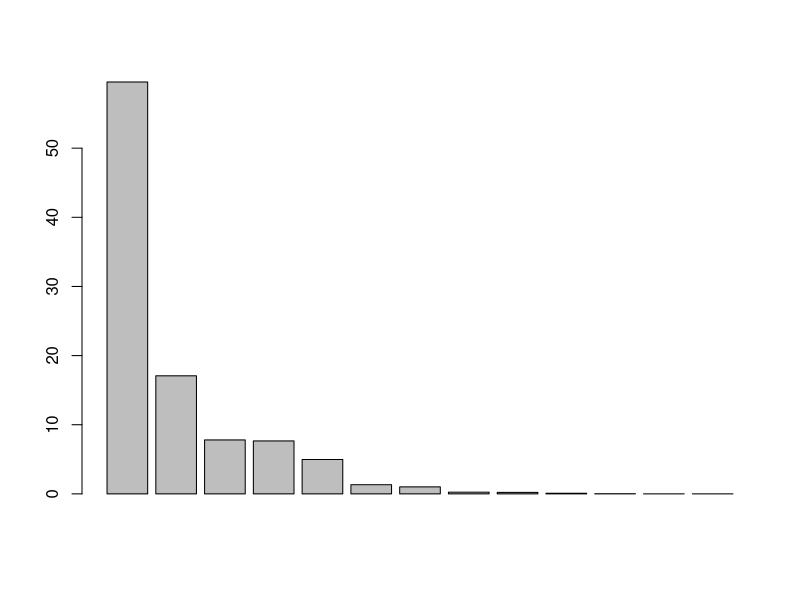
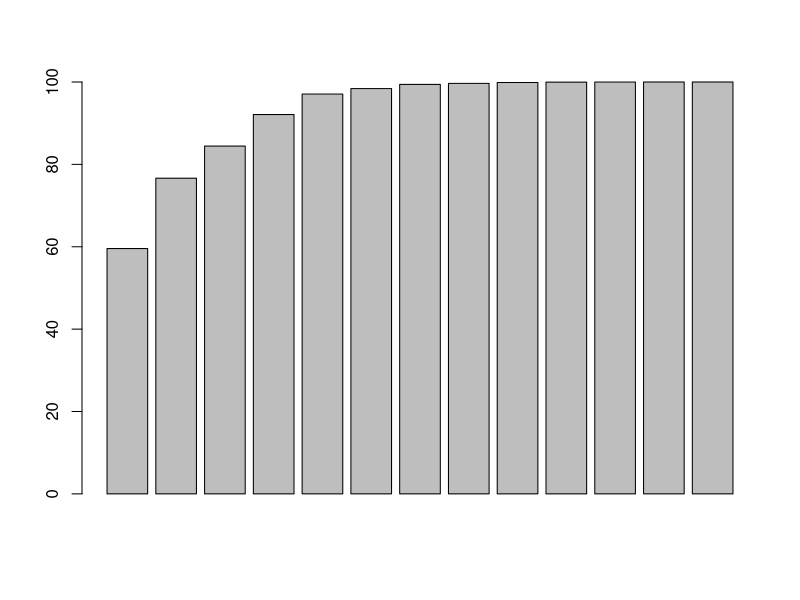
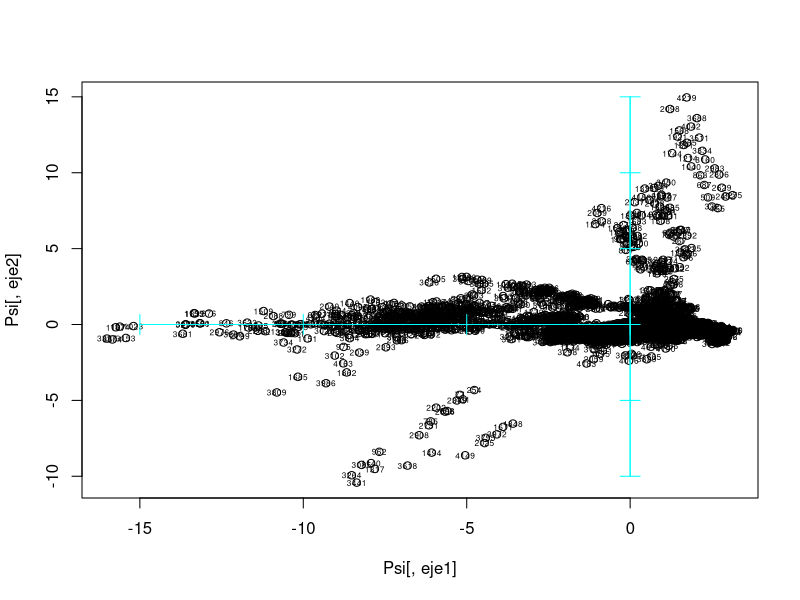
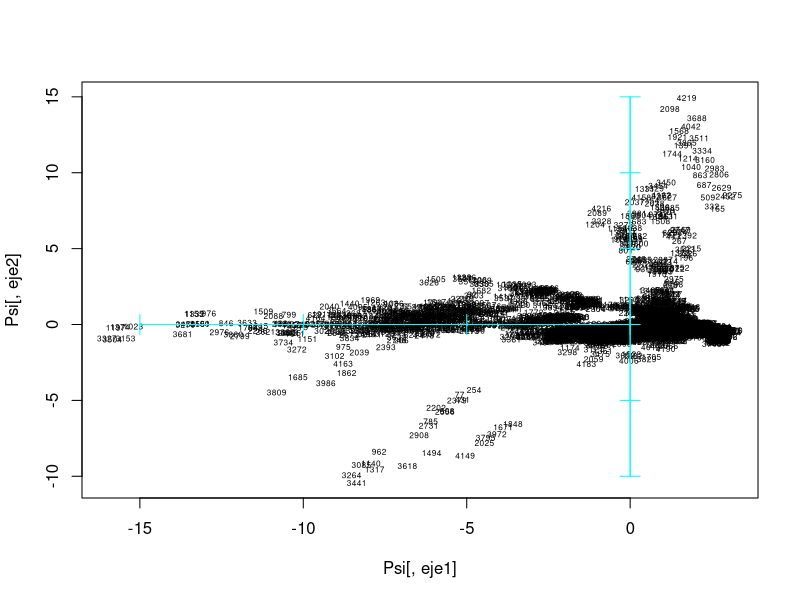
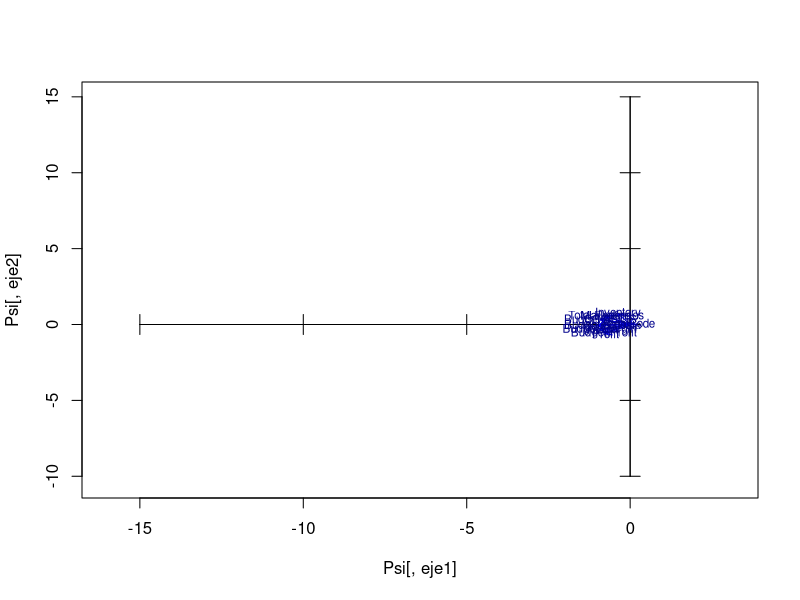
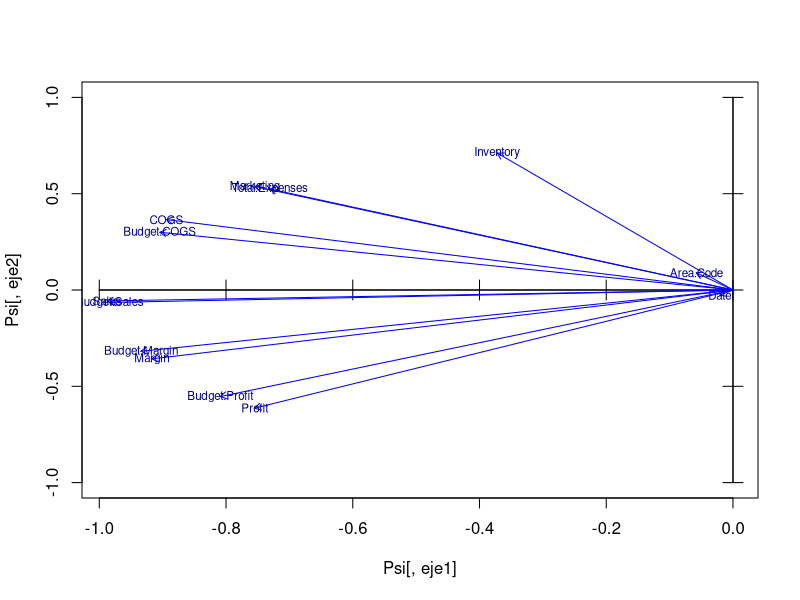
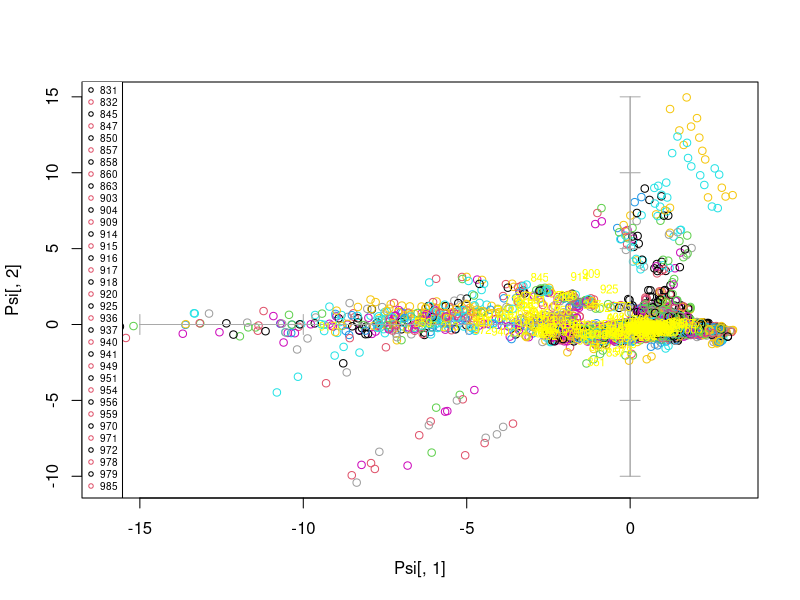
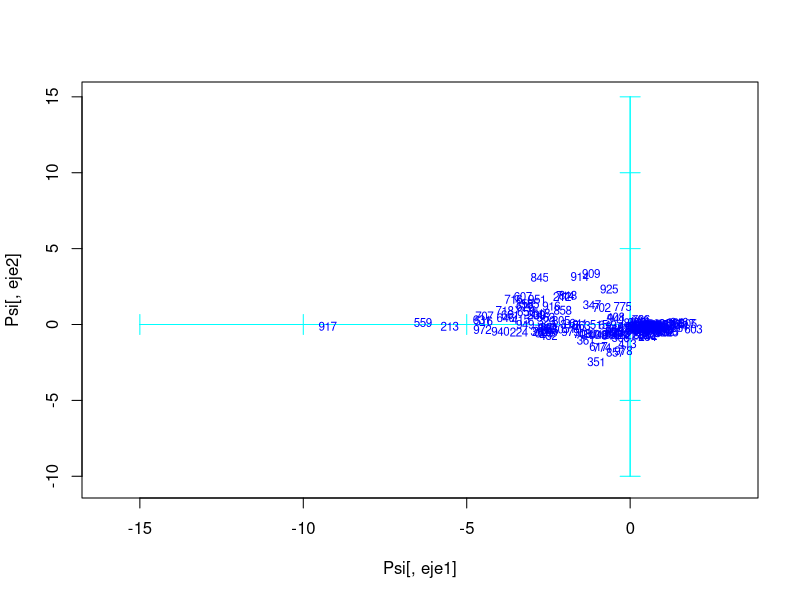

Generate these figures, in order, with R:

#PREREQUISITES: 
#factors are properly labelled and reading data makes R to directly recognize them
#Numerical variables do not contain missing values anymore. They have been imputed in preprocessing step

#  READING CREDSCO_BIN
# load("d:/karina/docencia/sreferenciesppt/16.AssociatiusVisualitzacio/MultivariateAnalysis/PracticaR/credscok_bin")
setwd("~/Documents/class/stats-programming/week-7")
dd <- read.table("Coffee.csv",header=T, sep=",");

names(dd)

#alternatively 
#dd<- <your-data-frame>

objects()
attributes(dd)

#
# VISUALISATION OF DATA
#
# PRINCIPAL COMPONENT ANALYSIS OF CONTINcUOUS VARIABLES, WITH Dictamen PROJECTED AS ILLUSTRATIVE
#

# CREATION OF THE DATA FRAME OF CONTINUOUS VARIABLES

attach(dd)
names(dd)

#is R understanding well my factor variables?
sapply(dd,class)

#set a list of numerical variables (with no missing values)


numeriques<-which(sapply(dd,is.numeric))
numeriques

dcon<-dd[,numeriques]
sapply(dcon,class)

#dcon <- data.frame (Antiguedad.Trabajo,Plazo,Edad,Gastos,Ingresos,Patrimonio,Cargas.patrimoniales,Importe.solicitado,Precio.del.bien.financiado,Estalvi, RatiFin)

#alternatively
#dim(dd)
#indexCon<-c(2,4:5,9:16)
#dcon<-dd[,indexCon]
#names(dcon)

#be sure you don't have missing data in your numerical variables.

#in case of having missing data, select complete rows JUST TO FOLLOW THE CLASS
#dd<-dd[!is.na(dd[,indecCon[1]])& !is.na(dd[,indecCon[2]]) & !is.na(dd[,indecCon[3]])& !is.na(dd[,indecCon[4]]),]
#then preprocess your complete data set to IMPUTE all missing data, and reproduce
#the whole analysis again
# PRINCIPAL COMPONENT ANALYSIS OF dcon

pc1 <- prcomp(dcon, scale=TRUE)
class(pc1)
attributes(pc1)

print(pc1)

str(pc1)


# WHICH PERCENTAGE OF THE TOTAL INERTIA IS REPRESENTED IN SUBSPACES?

pc1$sdev
inerProj<- pc1$sdev^2 
inerProj
totalIner<- sum(inerProj)
totalIner
pinerEix<- 100*inerProj/totalIner
pinerEix
barplot(pinerEix)

#Cummulated Inertia in subspaces, from first principal component to the 11th dimension subspace
barplot(100*cumsum(pc1$sdev[1:dim(dcon)[2]]^2)/dim(dcon)[2])
percInerAccum<-100*cumsum(pc1$sdev[1:dim(dcon)[2]]^2)/dim(dcon)[2]
percInerAccum


# SELECTION OF THE SINGIFICNT DIMENSIONS (keep 80% of total inertia)

nd = 6

print(pc1)
attributes(pc1)
pc1$rotation

# STORAGE OF THE EIGENVALUES, EIGENVECTORS AND PROJECTIONS IN THE nd DIMENSIONS
View(pc1$x)
dim(pc1$x)
dim(dcon)
dcon[2000,]
pc1$x[2000,]

Psi = pc1$x[,1:nd]
dim(Psi)
Psi[2000,]

# STORAGE OF LABELS FOR INDIVIDUALS AND VARIABLES

iden = row.names(dcon)
etiq = names(dcon)
ze = rep(0,length(etiq)) # WE WILL NEED THIS VECTOR AFTERWARDS FOR THE GRAPHICS

# PLOT OF INDIVIDUALS

#select your axis
#eje1<-2
eje1<-1
#eje2<-3
eje2<-2

plot(Psi[,eje1],Psi[,eje2])
text(Psi[,eje1],Psi[,eje2],labels=iden, cex=0.5)
axis(side=1, pos= 0, labels = F, col="cyan")
axis(side=3, pos= 0, labels = F, col="cyan")
axis(side=2, pos= 0, labels = F, col="cyan")
axis(side=4, pos= 0, labels = F, col="cyan")


plot(Psi[,eje1],Psi[,eje2], type="n")
text(Psi[,eje1],Psi[,eje2],labels=iden, cex=0.5)
axis(side=1, pos= 0, labels = F, col="cyan")
axis(side=3, pos= 0, labels = F, col="cyan")
axis(side=2, pos= 0, labels = F, col="cyan")
axis(side=4, pos= 0, labels = F, col="cyan")
#library(rgl)
#plot3d(Psi[,1],Psi[,2],Psi[,3])

#Projection of variables

Phi = cor(dcon,Psi)
View(Phi)

#select your axis

X<-Phi[,eje1]
Y<-Phi[,eje2]

plot(Psi[,eje1],Psi[,eje2],type="n")
axis(side=1, pos= 0, labels = F)
axis(side=3, pos= 0, labels = F)
axis(side=2, pos= 0, labels = F)
axis(side=4, pos= 0, labels = F)
arrows(ze, ze, X, Y, length = 0.07,col="blue")
text(X,Y,labels=etiq,col="darkblue", cex=0.7)


#zooms
plot(Psi[,eje1],Psi[,eje2],type="n",xlim=c(min(X,0),max(X,0)), ylim=c(-1,1))
axis(side=1, pos= 0, labels = F)
axis(side=3, pos= 0, labels = F)
axis(side=2, pos= 0, labels = F)
axis(side=4, pos= 0, labels = F)
arrows(ze, ze, X, Y, length = 0.07,col="blue")
text(X,Y,labels=etiq,col="darkblue", cex=0.7)



# PROJECTION OF ILLUSTRATIVE qualitative variables on individuals' map
# PROJECCI? OF INDIVIDUALS DIFFERENTIATING THE Dictamen
# (we need a numeric Dictamen to color)


varcat=factor(dd[,1])
plot(Psi[,1],Psi[,2],col=varcat)
axis(side=1, pos= 0, labels = F, col="darkgray")
axis(side=3, pos= 0, labels = F, col="darkgray")
axis(side=2, pos= 0, labels = F, col="darkgray")
axis(side=4, pos= 0, labels = F, col="darkgray")
legend("bottomleft",levels(factor(varcat)),pch=1,col=c(1,2), cex=0.6)

#select your qualitative variable
k<-1 #dictamen in credsco

varcat<-factor(dd[,k])
fdic1 = tapply(Psi[,eje1],varcat,mean)
fdic2 = tapply(Psi[,eje2],varcat,mean) 
#points(fdic1,fdic2,pch=16,col="blue", labels=levels(varcat))
text(fdic1,fdic2,labels=levels(varcat),col="yellow", cex=0.7)


#Now we project both cdgs of levels of a selected qualitative variable without
#representing the individual anymore

plot(Psi[,eje1],Psi[,eje2],type="n")
axis(side=1, pos= 0, labels = F, col="cyan")
axis(side=3, pos= 0, labels = F, col="cyan")
axis(side=2, pos= 0, labels = F, col="cyan")
axis(side=4, pos= 0, labels = F, col="cyan")

#select your qualitative variable
k<-1 #dictamen in credsco

#varcat<-dd[,k]
#fdic1 = tapply(Psi[,eje1],varcat,mean)
#fdic2 = tapply(Psi[,eje2],varcat,mean) 

#points(fdic1,fdic2,pch=16,col="blue", labels=levels(varcat))
text(fdic1,fdic2,labels=levels(varcat),col="blue", cex=0.7)


#all qualitative together
plot(Psi[,eje1],Psi[,eje2],type="n")
axis(side=1, pos= 0, labels = F, col="cyan")
axis(side=3, pos= 0, labels = F, col="cyan")
axis(side=2, pos= 0, labels = F, col="cyan")
axis(side=4, pos= 0, labels = F, col="cyan")

#nominal qualitative variables

dcat<-c(1,3,6:7)
#divide categoricals in several graphs if joint representation saturates

#build a palette with as much colors as qualitative variables 

#colors<-c("blue","red","green","orange","darkgreen")
#alternative
colors<-rainbow(length(dcat))

c<-1
for(k in dcat){
  seguentColor<-colors[c]
fdic1 = tapply(Psi[,eje1],dd[,k],mean)
fdic2 = tapply(Psi[,eje2],dd[,k],mean) 

text(fdic1,fdic2,labels=levels(factor(dd[,k])),col=seguentColor, cex=0.6)
c<-c+1
}
legend("bottomleft",names(dd)[dcat],pch=1,col=colors, cex=0.6)

#determine zoom level
#use the scale factor or not depending on the position of centroids
# ES UN FACTOR D'ESCALA PER DIBUIXAR LES FLETXES MES VISIBLES EN EL GRAFIC
#fm = round(max(abs(Psi[,1]))) 
fm=20

#scale the projected variables
#X<-fm*U[,eje1]
#Y<-fm*U[,eje2]

#represent numerical variables in background
plot(Psi[,eje1],Psi[,eje2],type="n",xlim=c(-1,1), ylim=c(-3,1))
#plot(X,Y,type="none",xlim=c(min(X,0),max(X,0)))
axis(side=1, pos= 0, labels = F, col="cyan")
axis(side=3, pos= 0, labels = F, col="cyan")
axis(side=2, pos= 0, labels = F, col="cyan")
axis(side=4, pos= 0, labels = F, col="cyan")

#add projections of numerical variables in background
arrows(ze, ze, X, Y, length = 0.07,col="lightgray")
text(X,Y,labels=etiq,col="gray", cex=0.7)

#add centroids
c<-1
for(k in dcat){
  seguentColor<-colors[c]
  
  fdic1 = tapply(Psi[,eje1],dd[,k],mean)
  fdic2 = tapply(Psi[,eje2],dd[,k],mean) 
  
  #points(fdic1,fdic2,pch=16,col=seguentColor, labels=levels(dd[,k]))
  text(fdic1,fdic2,labels=levels(factor(dd[,k])),col=seguentColor, cex=0.6)
  c<-c+1
}
legend("bottomleft",names(dd)[dcat],pch=1,col=colors, cex=0.6)


#add ordinal qualitative variables. Ensure ordering is the correct

dordi<-c(8)


levels(factor(dd[,dordi[1]]))
#reorder modalities: when required
dd[,dordi[1]] <- factor(dd[,dordi[1]], ordered=TRUE,  levels= c("WorkingTypeUnknown","altres sit","temporal","fixe","autonom"))
levels(dd[,dordi[1]])

c<-1
col<-1
for(k in dordi){
  seguentColor<-colors[col]
  fdic1 = tapply(Psi[,eje1],dd[,k],mean)
  fdic2 = tapply(Psi[,eje2],dd[,k],mean) 
  
  #points(fdic1,fdic2,pch=16,col=seguentColor, labels=levels(dd[,k]))
  #connect modalities of qualitative variables
  lines(fdic1,fdic2,pch=16,col=seguentColor)
 text(fdic1,fdic2,labels=levels(dd[,k]),col=seguentColor, cex=0.6)
  c<-c+1
  col<-col+1
}
legend("topleft",names(dd)[dordi],pch=1,col=colors[1:length(dordi)], cex=0.6)

#using our own colors palette
# search palettes in internet. One might be https://r-charts.com/es/colores/

colors<-c("red", "blue", "darkgreen", "orange", "violet", "magenta", "pink")

#represent numerical variables in background
plot(Psi[,eje1],Psi[,eje2],type="n",xlim=c(-1,1), ylim=c(-3,1))
#plot(X,Y,type="none",xlim=c(min(X,0),max(X,0)))
axis(side=1, pos= 0, labels = F, col="cyan")
axis(side=3, pos= 0, labels = F, col="cyan")
axis(side=2, pos= 0, labels = F, col="cyan")
axis(side=4, pos= 0, labels = F, col="cyan")

#add projections of numerical variables in background
arrows(ze, ze, X, Y, length = 0.07,col="lightgray")
text(X,Y,labels=etiq,col="gray", cex=0.7)

#add centroids
c<-1
for(k in dcat){
  seguentColor<-colors[c]
  
  fdic1 = tapply(Psi[,eje1],dd[,k],mean)
  fdic2 = tapply(Psi[,eje2],dd[,k],mean) 
  
  #points(fdic1,fdic2,pch=16,col=seguentColor, labels=levels(dd[,k]))
  text(fdic1,fdic2,labels=levels(factor(dd[,k])),col=seguentColor, cex=0.6)
  c<-c+1
}
legend("bottomleft",names(dd)[dcat],pch=19,col=colors, cex=0.6)


#add ordinal qualitative variables. Ensure ordering is the correct

dordi<-c(8)


levels(factor(dd[,dordi[1]]))
#reorder modalities: when required
dd[,dordi[1]] <- factor(dd[,dordi[1]], ordered=TRUE,  levels= c("WorkingTypeUnknown","altres sit","temporal","fixe","autonom"))
levels(dd[,dordi[1]])

c<-1
col<-length(dcat)+1
for(k in dordi){
  seguentColor<-colors[col]
  fdic1 = tapply(Psi[,eje1],dd[,k],mean)
  fdic2 = tapply(Psi[,eje2],dd[,k],mean) 
  
  #points(fdic1,fdic2,pch=16,col=seguentColor, labels=levels(dd[,k]))
  #connect modalities of qualitative variables
  lines(fdic1,fdic2,pch=16,col=seguentColor)
  text(fdic1,fdic2,labels=levels(dd[,k]),col=seguentColor, cex=0.6)
  c<-c+1
  col<-col+1
}
legend("topleft",names(dd)[dordi],pch=19,col=colors[col:col+length(dordi)-1], cex=0.6)


#Make two complementary factorial maps

colors<-c("red", "blue", "darkgreen", "orange", "violet", "magenta", "pink")

#represent numerical variables in background
#plot(Psi[,eje1],Psi[,eje2],type="p",xlim=c(-1,1), ylim=c(-3,1), col="lightgray")
plot(Psi[,eje1],Psi[,eje2],type="n",xlim=c(-1,1), ylim=c(-3,1))
#plot(X,Y,type="none",xlim=c(min(X,0),max(X,0)))
axis(side=1, pos= 0, labels = F, col="cyan")
axis(side=3, pos= 0, labels = F, col="cyan")
axis(side=2, pos= 0, labels = F, col="cyan")
axis(side=4, pos= 0, labels = F, col="cyan")

#add projections of numerical variables in background
arrows(ze, ze, X, Y, length = 0.07,col="lightgray")
text(X,Y,labels=etiq,col="gray", cex=0.7)

#numerical variables of financial situation

seleccio<-c(4:7,10)
dconMapa1<-dcon[,seleccio]

#referencia general comu a tots els mapes
arrows(ze, ze, X, Y, length = 0.07,col="lightgray")
text(X,Y,labels=etiq,col="gray", cex=0.7)

#represent in the map1
XMapa1<-Phi[seleccio,eje1]
YMapa1<-Phi[seleccio,eje2]

arrows(ze, ze, XMapa1, YMapa1, length = 0.07,col="green")
text(XMapa1,YMapa1,labels=names(dconMapa1),col="green", cex=0.7)


#add centroids
dcatMapa1<-c(7)

c<-1
for(k in dcatMapa1){
  seguentColor<-colors[c]
  
  fdic1 = tapply(Psi[,eje1],dd[,k],mean)
  fdic2 = tapply(Psi[,eje2],dd[,k],mean) 
  
  #points(fdic1,fdic2,pch=16,col=seguentColor, labels=levels(dd[,k]))
  text(fdic1,fdic2,labels=levels(factor(dd[,k])),col=seguentColor, cex=0.6)
  c<-c+1
}
legend("bottomleft",names(dd)[dcatMapa1],pch=19,col=colors, cex=0.6)


#add ordinal qualitative variables. Ensure ordering is the correct

dordi<-c(8)


levels(factor(dd[,dordi[1]]))
#reorder modalities: when required
dd[,dordi[1]] <- factor(dd[,dordi[1]], ordered=TRUE,  levels= c("WorkingTypeUnknown","altres sit","temporal","fixe","autonom"))
levels(dd[,dordi[1]])

c<-1
col<-length(dcat)+1
for(k in dordi){
  seguentColor<-colors[col]
  fdic1 = tapply(Psi[,eje1],dd[,k],mean)
  fdic2 = tapply(Psi[,eje2],dd[,k],mean) 
  
  #points(fdic1,fdic2,pch=16,col=seguentColor, labels=levels(dd[,k]))
  #connect modalities of qualitative variables
  lines(fdic1,fdic2,pch=16,col=seguentColor)
  text(fdic1,fdic2,labels=levels(dd[,k]),col=seguentColor, cex=0.6)
  c<-c+1
  col<-col+1
}
legend("topleft",names(dd)[dordi],pch=19,col=colors[col:col+length(dordi)-1], cex=0.6)





# PROJECTION OF ILLUSTRATIVE qualitative variables on individuals' map
# PROJECCI? OF INDIVIDUALS DIFFERENTIATING THE Dictamen
# (we need a numeric Dictamen to color)

varcat=factor(dd[,1])
plot(Psi[,1],Psi[,2],col=varcat)
axis(side=1, pos= 0, labels = F, col="darkgray")
axis(side=3, pos= 0, labels = F, col="darkgray")
axis(side=2, pos= 0, labels = F, col="darkgray")
axis(side=4, pos= 0, labels = F, col="darkgray")
legend("bottomleft",levels(varcat),pch=1,col=c(1,2), cex=0.6)


# Overproject THE CDG OF  LEVELS OF varcat
fdic1 = tapply(Psi[,1],varcat,mean)
fdic2 = tapply(Psi[,2],varcat,mean) 

text(fdic1,fdic2,labels=levels(factor(varcat)),col="cyan", cex=0.75)



